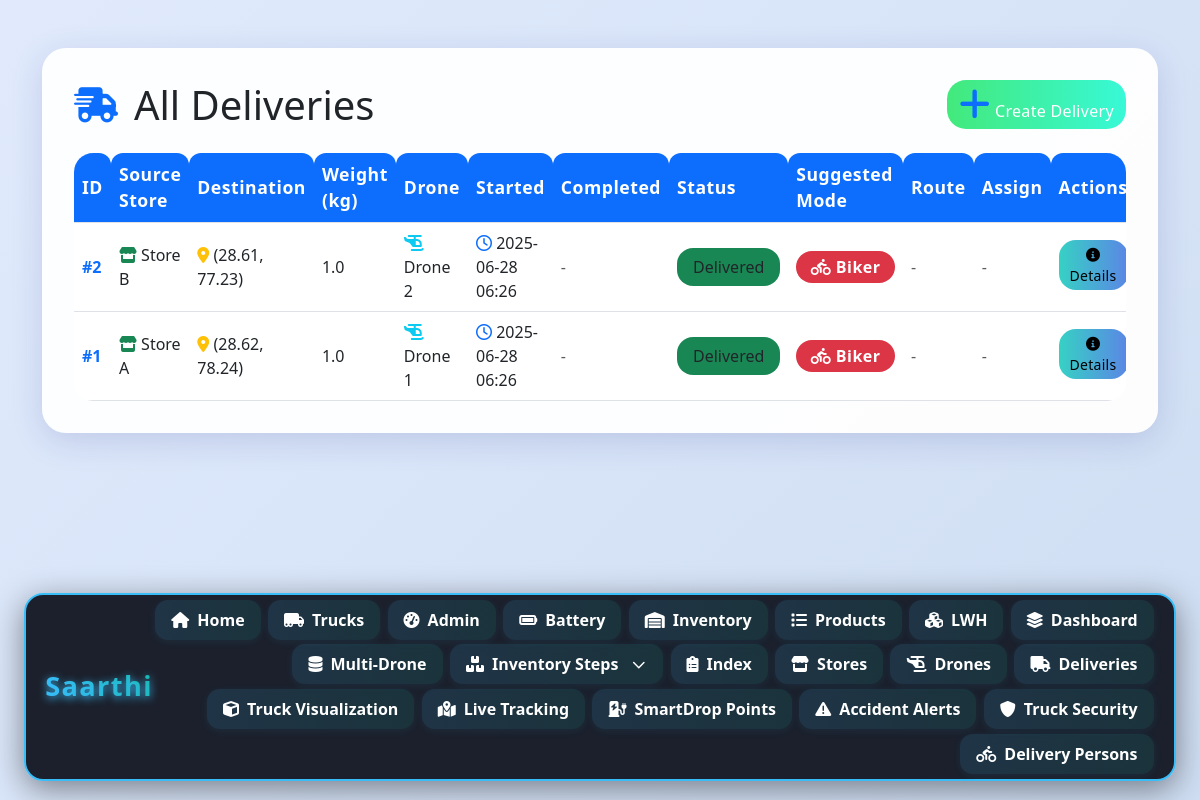
The page /drone/deliveries/ on the database as committed earlier.
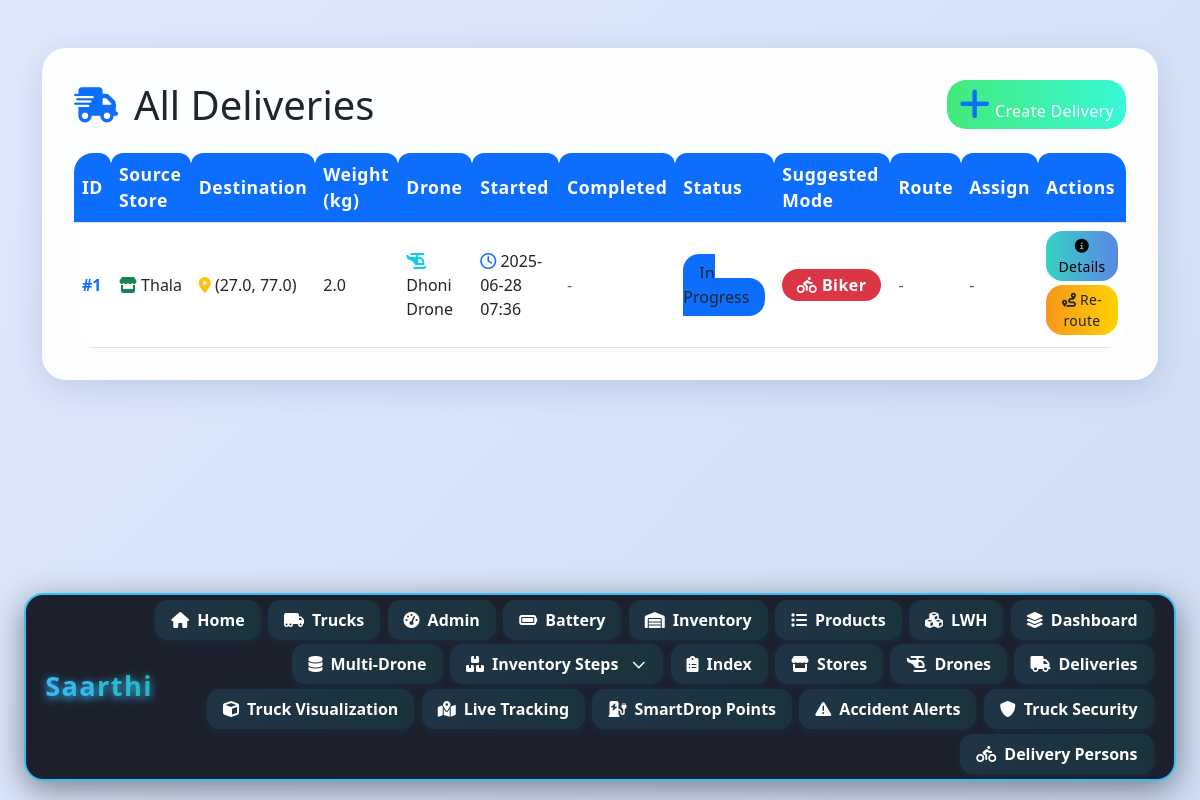
The same page on the database as committed later.
### inventory/models.py (models this page shows, shortened)
class Delivery(models.Model):
    STATUS_CHOICES = [
        ('pending', 'Pending'),
        ('assigned', 'Assigned'),
        ('in_progress', 'In Progress'),
        ('delivered', 'Delivered'),
        ('failed', 'Failed'),
        ('cancelled', 'Cancelled'),
    ]
    drone = models.ForeignKey(Drone, on_delete=models.SET_NULL, null=True, blank=True, related_name='deliveries')
    source_store = models.ForeignKey(Store, on_delete=models.CASCADE, related_name='outgoing_deliveries')
    destination_lat = models.FloatField()
    destination_lng = models.FloatField()
    package_weight_kg = models.FloatField()
    status = models.CharField(max_length=20, choices=STATUS_CHOICES, default='pending')
    route = models.JSONField(blank=True, null=True)  # List of waypoints, etc.
    started_at = models.DateTimeField(null=True, blank=True)
    completed_at = models.DateTimeField(null=True, blank=True)
    estimated_time_min = models.FloatField(null=True, blank=True)
    actual_time_min = models.FloatField(null=True, blank=True)
    notes = models.TextField(blank=True)
    assigned_to = models.ForeignKey('DeliveryPerson', on_delete=models.SET_NULL, null=True, blank=True, related_name='deliveries')  # NEW
    mode = models.CharField(max_length=20, choices=[('drone', 'Drone'), ('biker', 'Biker')], default='biker')  # NEW
    suggested_mode = models.CharField(
        max_length=20,
        choices=[('drone', 'Drone'), ('biker', 'Biker')],
        default='biker'
    )

class Store(models.Model):
    name = models.CharField(max_length=100)
    address = models.TextField(blank=True)
    latitude = models.FloatField()
    longitude = models.FloatField()
    created_at = models.DateTimeField(auto_now_add=True)

class Drone(models.Model):
    STATUS_CHOICES = [
        ('idle', 'Idle'),
        ('charging', 'Charging'),
        ('in_flight', 'In Flight'),
        ('maintenance', 'Maintenance'),
        ('offline', 'Offline'),
    ]
    name = models.CharField(max_length=100)
    max_weight_kg = models.FloatField()
    battery_capacity_mah = models.IntegerField()
    current_battery_mah = models.IntegerField()
    speed_kmph = models.FloatField()
    max_flight_time_min = models.IntegerField()
    altitude_m = models.FloatField(default=0)
    status = models.CharField(max_length=20, choices=STATUS_CHOICES, default='idle')
    current_lat = models.FloatField(null=True, blank=True)
    current_lng = models.FloatField(null=True, blank=True)
    last_update = models.DateTimeField(auto_now=True)

### inventory/views.py (the view)
# urls.py: path('deliveries/', views.delivery_list, name='delivery_list'),
def delivery_list(request):
    deliveries = Delivery.objects.all().order_by('-id')
    drones = Drone.objects.filter(status='idle')
    persons = DeliveryPerson.objects.filter(status='active')
    return render(request, 'drone/delivery_list.html', {
        'deliveries': deliveries,
        'drones': drones,
        'persons': persons,
    })

### templates/drone/delivery_list.html (shortened to what the changed rows need)
<!DOCTYPE html>
<html>
<head>
    <link rel="stylesheet" href="https://cdn.jsdelivr.net/npm/bootstrap@5.3.0/dist/css/bootstrap.min.css">
    <link rel="stylesheet" href="https://cdnjs.cloudflare.com/ajax/libs/font-awesome/6.4.2/css/all.min.css">
</head>
<body>
    <div class="container py-5">
        <div class="fancy-card">
            <div class="delivery-header mb-4">
                <h1 class="mb-0">All Deliveries</h1>
            </div>
            <div class="table-responsive">
                <table class="table fancy-table table-hover align-middle mb-0">
                    <thead>
                        <tr>
                            <th>ID</th>
                            <th>Source Store</th>
                            <th>Destination</th>
                            <th>Weight (kg)</th>
                            <th>Drone</th>
                            <th>Started</th>
                            <th>Completed</th>
                            <th>Status</th>
                            <th>Suggested Mode</th>
                            <th>Route</th>
                            <th>Assign</th>
                            <th>Actions</th>
                        </tr>
                    </thead>
                    <tbody>
                    {% for delivery in deliveries %}
                        <tr>
                            <td><span class="fw-bold text-primary">#{{ delivery.id }}</span></td>
                            <td>
                                <i class="fa-solid fa-store text-success"></i>
                                {{ delivery.source_store.name }}
                            </td>
                            <td>
                                <i class="fa-solid fa-location-dot text-warning"></i>
                                ({{ delivery.destination_lat }}, {{ delivery.destination_lng }})
                            </td>
                            <td>{{ delivery.package_weight_kg }}</td>
                            <td>
                                {% if delivery.drone %}
                                    <i class="fa-solid fa-helicopter text-info"></i>
                                    {{ delivery.drone.name }}
                                {% else %}
                                    <span class="text-muted">-</span>
                                {% endif %}
                            </td>
                            <td>
                                {% if delivery.started_at %}
                                    <i class="fa-regular fa-clock text-primary"></i>
                                    {{ delivery.started_at|date:"Y-m-d H:i" }}
                                {% else %}
                                    <span class="text-muted">-</span>
                                {% endif %}
                            </td>
                            <td>
                                {% if delivery.completed_at %}
                                    <i class="fa-regular fa-circle-check text-success"></i>
                                    {{ delivery.completed_at|date:"Y-m-d H:i" }}
                                {% else %}
                                    <span class="text-muted">-</span>
                                {% endif %}
                            </td>
                            <td>
                                <span class="status-badge
                                    {% if delivery.status == 'in_progress' %}bg-primary
                                    {% elif delivery.status == 'assigned' %}bg-warning text-dark
                                    {% elif delivery.status == 'delivered' %}bg-success
                                    {% elif delivery.status == 'failed' or delivery.status == 'cancelled' %}bg-danger
                                    {% else %}bg-secondary{% endif %}">
                                    {{ delivery.get_status_display }}
                                </span>
                            </td>
                            <td>
                                {% if delivery.suggested_mode == 'drone' %}
                                    <span class="badge bg-primary"><i class="fa-solid fa-helicopter"></i> Drone</span>
                                {% elif delivery.suggested_mode == 'biker' %}
                                    <span class="badge bg-danger"><i class="fa-solid fa-person-biking"></i> Biker</span>
                                {% else %}
                                    <span class="badge bg-secondary">-</span>
                                {% endif %}
                            </td>
                            <td>
                                {% if delivery.route_info %}
                                    <span class="badge bg-info text-dark">
                                        {{ delivery.route_info.distance|floatformat:0 }} m /
                                        {{ delivery.route_info.duration|floatformat:0 }} sec
                                    </span>
                                {% else %}
                                    <span class="text-muted">-</span>
                                {% endif %}
                            </td>
                            <td>
                                {% if delivery.status == 'assigned' %}
                                    <form method="post" action="{% url 'assign_delivery' delivery.id %}" class="assign-form">
                                        {% csrf_token %}
                                        <select name="assigned_to" class="form-select form-select-sm" required>
                                           {% if drones %}
    {% for drone in drones %}
        <option value="drone-{{ drone.id }}">{{ drone.name }} (Drone)</option>
    {% endfor %}
{% endif %}
{% if persons %}
    {% for person in persons %}
        <option value="person-{{ person.id }}">{{ person.name }} (Person)</option>
    {% endfor %}
{% endif %}
{% if not drones and not persons %}
    <option value="">No available resource</option>
{% endif %}
                                        </select>
                                        <button type="submit" class="btn btn-success btn-sm">
                                            <i class="fa-solid fa-check"></i> Assign
                                        </button>
                                    </form>
                                {% else %}
                                    <span class="text-muted">-</span>
                                {% endif %}
                            </td>
                            <td>
                                <a href="{% url 'delivery_detail' delivery.id %}" class="btn btn-info btn-sm mb-1"><i class="fa-solid fa-circle-info"></i> Details</a>
                                {% if delivery.status == 'in_progress' %}
                                    <a href="{% url 'reroute_drone' delivery.id %}" class="btn btn-warning btn-sm mb-1"><i class="fa-solid fa-route"></i> Re-route</a>
                                {% endif %}
                            </td>
                        </tr>
                    {% empty %}
                        <tr>
                            <td colspan="12" class="text-center text-muted py-4">No deliveries found.</td>
                        </tr>
                    {% endfor %}
                    </tbody>
                </table>
            </div>
        </div>
    </div>
    {% include "navbar.html" %}
</body>
</html>

Rows that differ between the two databases and show on the page:
removed Delivery: id "2", source_store.name "Store B", destination_lat "28.61", destination_lng "77.23", package_weight_kg "1.0", drone.name "Drone 2", started_at "2025-06-28 06:26", status "Delivered", suggested_mode "biker" (drawn)
changed Delivery id 1: source_store.name "Store A" → "Thala"; destination_lat "28.62" → "27.0"; destination_lng "78.24" → "77.0"; package_weight_kg "1.0" → "2.0"; drone.name "Drone 1" → "Dhoni Drone"; started_at "2025-06-28 06:26" → "2025-06-28 07:36"; status "Delivered" → "In Progress"; now shows "Re-route"
